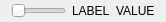
<?xml version="1.0" encoding="UTF-8"?>
<ui version="4.0">
 <class>FilterConfigSlider</class>
 <widget class="QWidget" name="FilterConfigSlider">
  <property name="geometry">
   <rect>
    <x>0</x>
    <y>0</y>
    <width>166</width>
    <height>22</height>
   </rect>
  </property>
  <property name="windowTitle">
   <string>Form</string>
  </property>
  <layout class="QHBoxLayout" name="horizontalLayout">
   <property name="topMargin">
    <number>0</number>
   </property>
   <property name="bottomMargin">
    <number>0</number>
   </property>
   <item>
    <widget class="QSlider" name="slider">
     <property name="maximum">
      <number>100</number>
     </property>
     <property name="orientation">
      <enum>Qt::Horizontal</enum>
     </property>
    </widget>
   </item>
   <item>
    <layout class="QHBoxLayout" name="horizontalLayout_2">
     <item>
      <widget class="QLabel" name="sliderLabel">
       <property name="text">
        <string>LABEL</string>
       </property>
      </widget>
     </item>
     <item>
      <widget class="QLabel" name="sliderValue">
       <property name="text">
        <string>VALUE</string>
       </property>
      </widget>
     </item>
    </layout>
   </item>
  </layout>
 </widget>
 <resources/>
 <connections/>
</ui>
